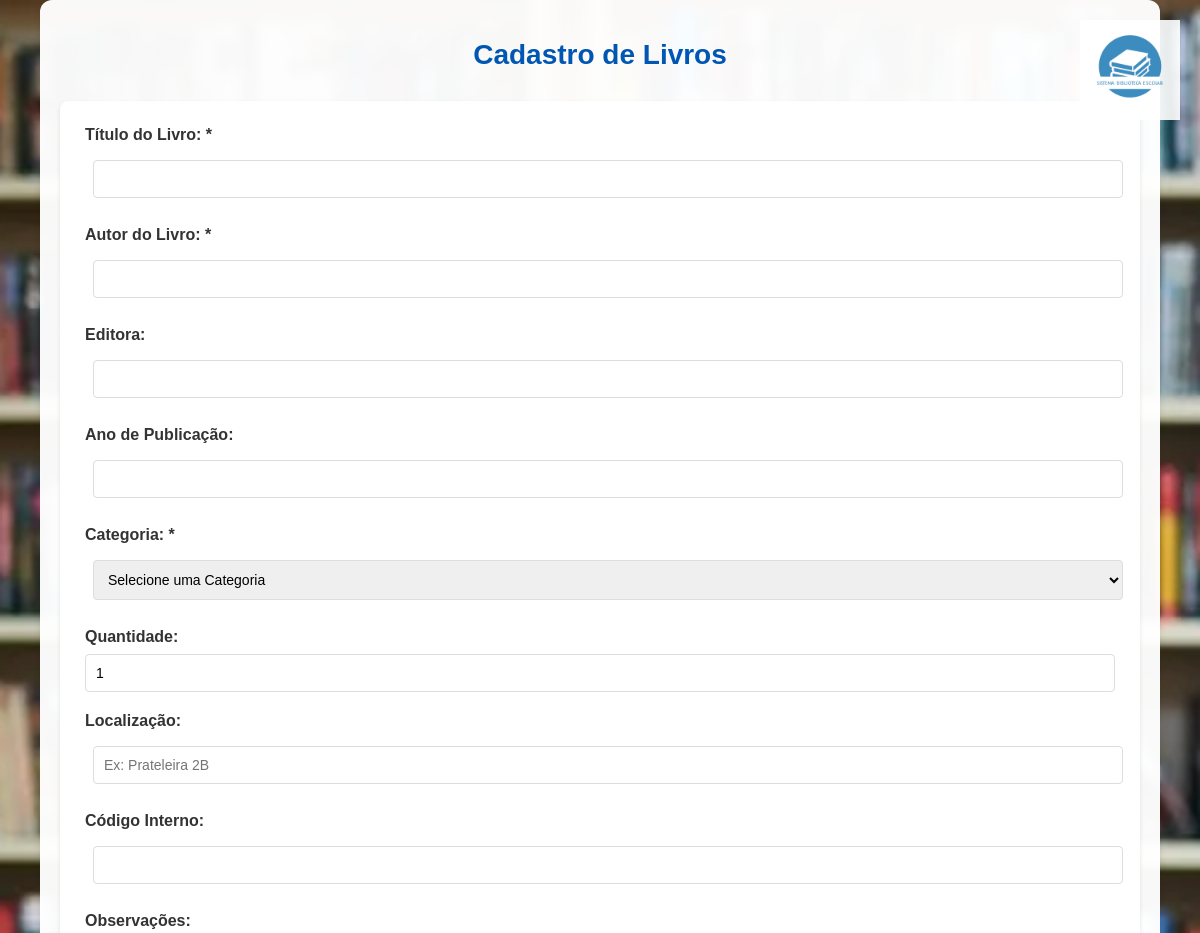
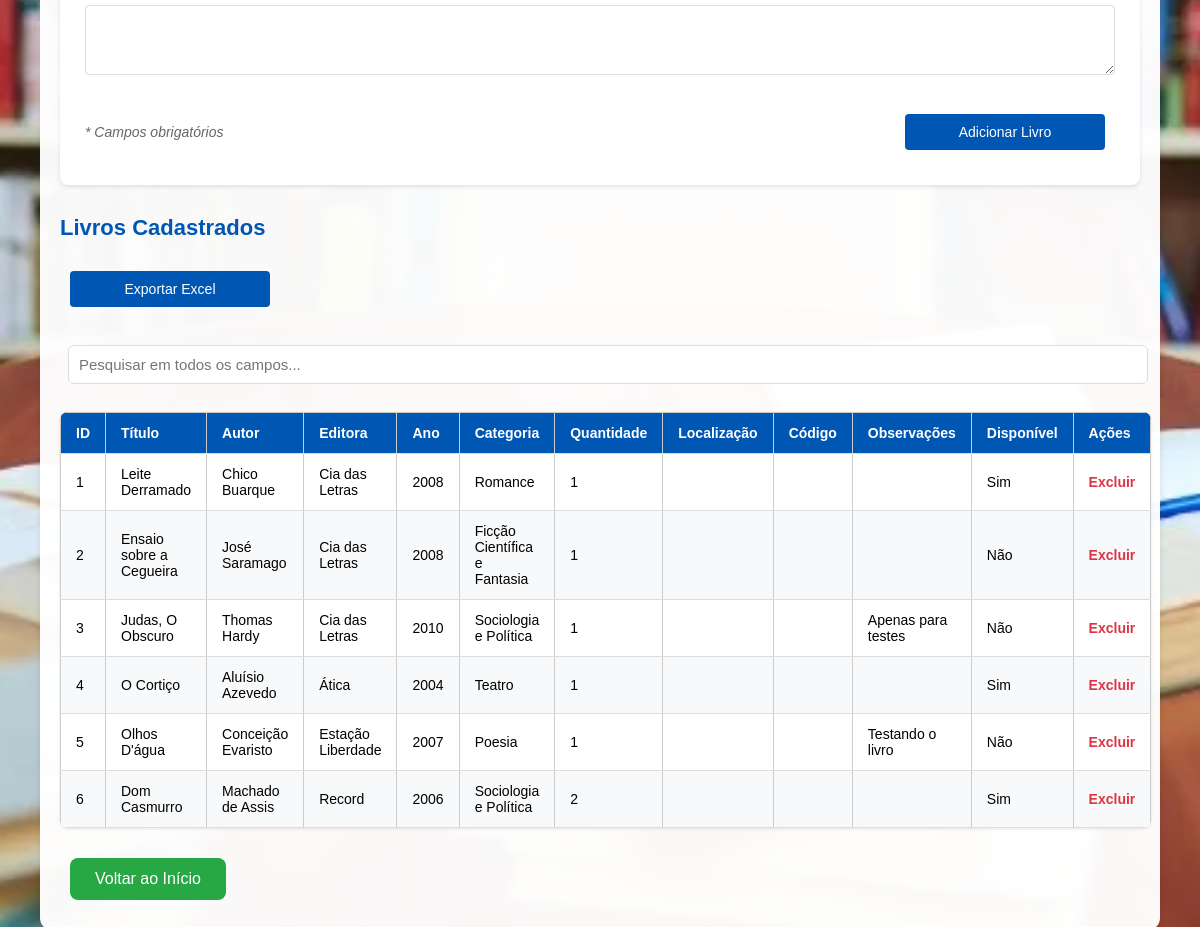
Screenshot of /livros (signed in) with the database file from the repository (2 pictures, top to bottom).
### tables this page shows
CREATE TABLE livros (
    id INTEGER PRIMARY KEY AUTOINCREMENT,
    titulo TEXT NOT NULL,
    autor TEXT NOT NULL,
    editora TEXT,
    ano TEXT,
    categoria TEXT,
    quantidade INTEGER DEFAULT 0,
    localizacao TEXT,
    codigo_interno TEXT,
    observacoes TEXT,
    disponivel INTEGER DEFAULT 1,
    escola_id INTEGER NOT NULL,
    FOREIGN KEY (escola_id) REFERENCES escolas(id)
);

### app.py (the view, shortened to what this page needs)
@app.route('/livros', methods=['GET', 'POST'])
def livros():
    if 'usuario_cpf' not in session:
        return redirect(url_for('login'))
    conn = get_db_connection()
    if session.get('tipo_usuario') == 'super_admin':
        livros = conn.execute('''
            SELECT l.*, e.nome as escola_nome
            FROM livros l
            JOIN escolas e ON l.escola_id = e.id
        ''').fetchall()
    conn.close()
    return render_template('livros.html', livros=livros, usuario_cpf=session['usuario_cpf'])

### app.py (called while the page is built)
def get_db_connection():
    conn = sqlite3.connect('database.db')
    conn.row_factory = sqlite3.Row
    return conn

### templates/livros.html (shortened to what this page needs)
<!DOCTYPE html>
<html lang="pt-br">
<head>
  <link rel="stylesheet" href="{{ url_for('static', filename='style.css') }}">
</head>
<body>
  <div class="logo-container">
    <img src="{{ url_for('static', filename='logosbe.png') }}" alt="Logo Sistema Biblioteca Escolar">
  </div>
  <div class="container">
    <h1>Cadastro de Livros</h1>
    <div class="form-container">
      <form method="POST" id="formLivro">
        <div class="form-group">
          <label for="titulo">Título do Livro: *</label>
          <input type="text" id="titulo" name="titulo" required>
        </div>
        <div class="form-group">
          <label for="autor">Autor do Livro: *</label>
          <input type="text" id="autor" name="autor" required>
        </div>
        <div class="form-group">
          <label for="editora">Editora:</label>
          <input type="text" id="editora" name="editora">
        </div>
        <div class="form-group">
          <label for="ano">Ano de Publicação:</label>
          <input type="text" id="ano" name="ano">
        </div>
        <div class="form-group">
          <label for="categoria">Categoria: *</label>
          <select id="categoria" name="categoria" required>
            <option value="">Selecione uma Categoria</option>
          </select>
        </div>
        <div class="form-group">
          <label for="quantidade">Quantidade:</label>
          <input type="number" id="quantidade" name="quantidade" min="0" value="1">
        </div>
        <div class="form-group">
          <label for="localizacao">Localização:</label>
          <input type="text" id="localizacao" name="localizacao" placeholder="Ex: Prateleira 2B">
        </div>
        <div class="form-group">
          <label for="codigo_interno">Código Interno:</label>
          <input type="text" id="codigo_interno" name="codigo_interno">
        </div>
        <div class="form-group">
          <label for="observacoes">Observações:</label>
          <textarea id="observacoes" name="observacoes" rows="3"></textarea>
        </div>
        <div class="form-footer">
          <small class="required-info">* Campos obrigatórios</small>
          <button type="submit" class="main-button">Adicionar Livro</button>
        </div>
      </form>
    </div>
    <h2>Livros Cadastrados</h2>
    <div class="export-buttons">
      <a href="{{ url_for('exportar_livros_excel') }}">
        <button class="main-button">Exportar Excel</button>
      </a>
    </div>
    <input type="text" id="searchLivro" placeholder="Pesquisar em todos os campos..." class="search-bar" onkeyup="filtrarLivros()">
    {% if livros %}
    <table>
      <thead>
        <tr>
          <th>ID</th>
          <th>Título</th>
          <th>Autor</th>
          <th>Editora</th>
          <th>Ano</th>
          <th>Categoria</th>
          <th>Quantidade</th>
          <th>Localização</th>
          <th>Código</th>
          <th>Observações</th>
          <th>Disponível</th>
          <th>Ações</th>
        </tr>
      </thead>
      <tbody>
        {% for livro in livros %}
        <tr>
          <td>{{ livro.id }}</td>
          <td>{{ livro.titulo }}</td>
          <td>{{ livro.autor }}</td>
          <td>{{ livro.editora }}</td>
          <td>{{ livro.ano }}</td>
          <td>{{ livro.categoria }}</td>
          <td>{{ livro.quantidade }}</td>
          <td>{{ livro.localizacao }}</td>
          <td>{{ livro.codigo_interno }}</td>
          <td>{{ livro.observacoes }}</td>
          <td>{{ 'Sim' if livro.disponivel else 'Não' }}</td>
          <td>
            <a href="{{ url_for('excluir_livro', id=livro.id) }}" class="delete-button" onclick="return confirm('Tem certeza que deseja excluir este livro?')">Excluir</a>
          </td>
        </tr>
        {% endfor %}
      </tbody>
    </table>
    {% else %}
    <p class="empty-message">Nenhum livro cadastrado ainda.</p>
    {% endif %}
    <div class="back-container">
      <a href="{{ url_for('index') }}" class="back-button">Voltar ao Início</a>
    </div>
  </div>
</body>
</html>

### static/style.css (style rules this page uses)
body { margin: 0; padding: 0; min-height: 100vh; font-family: Arial, sans-serif; background: url('../static/livro.png.png') no-repeat center center fixed; background-size: cover; display: flex; flex-direction: column; align-items: center; }
.container { background-color: rgba(255, 255, 255, 0.97); padding: 40px; border-radius: 12px; box-shadow: 0 4px 6px rgba(0, 0, 0, 0.1); width: 90%; max-width: 1000px; margin: 40px auto; position: relative; padding-top: 20px; }
.main-button { display: inline-block; padding: 10px 20px; background-color: #004aad; color: white; text-decoration: none; border-radius: 4px; transition: background-color 0.2s; border: none; cursor: pointer; }
.back-button { display: inline-block; padding: 8px 16px; background-color: #28a745; color: white; text-decoration: none; border-radius: 4px; transition: background-color 0.2s; margin-top: 20px; }
table { width: 100%; border-collapse: collapse; margin: 20px 0; background-color: white; }
th, td { padding: 12px; text-align: left; border-bottom: 1px solid #ddd; }
th { background-color: #004aad; color: white; }
tr:nth-child(even) { background-color: #f8f9fa; }
input[type="text"], input[type="password"], input[type="date"] { padding: 8px; border: 1px solid #ddd; border-radius: 4px; width: 100%; box-sizing: border-box; margin-bottom: 10px; }
label { display: block; margin-bottom: 5px; color: #333; }
h1 { font-size: 2rem; margin-bottom: 20px; color: #004aad; }
h2 { font-size: 1.5rem; margin: 30px 0 20px; color: #003580; }
input[type="text"], input[type="date"], select { padding: 10px; margin: 8px; width: 250px; border-radius: 6px; border: 1px solid #ccc; font-size: 15px; }
button, .register-button { padding: 10px 18px; margin: 8px; font-size: 15px; border: none; border-radius: 6px; background-color: #004aad; color: white; cursor: pointer; }
.main-button { padding: 12px 25px; margin: 10px; font-size: 16px; background-color: #004aad; color: white; border: none; border-radius: 8px; cursor: pointer; transition: background 0.3s; }
.back-button { padding: 12px 25px; margin: 10px auto; font-size: 16px; background-color: #28a745; color: white; border: none; border-radius: 8px; cursor: pointer; display: inline-block; text-decoration: none; }
table { width: 100%; border-collapse: collapse; margin-top: 20px; }
th, td { padding: 12px 8px; text-align: center; border: 1px solid #ccc; font-size: 14px; }
th { background-color: #003580; color: white; }
.search-bar { margin-top: 10px; padding: 8px; width: 280px; border-radius: 6px; border: 1px solid #ccc; font-size: 15px; }
a.main-button, a.back-button { display: inline-block; padding: 12px 25px; margin: 10px; font-size: 16px; background-color: #004aad; color: white; border: none; border-radius: 8px; cursor: pointer; text-decoration: none; text-align: center; transition: background 0.3s; }
a.back-button { background-color: #28a745; }
.main-button { padding: 12px 25px; font-size: 16px; background-color: #004aad; color: white; border: none; border-radius: 8px; cursor: pointer; text-decoration: none; transition: background-color 0.3s; min-width: 200px; text-align: center; }
.back-button { padding: 10px 20px; font-size: 16px; background-color: #28a745; color: white; border: none; border-radius: 8px; cursor: pointer; text-decoration: none; transition: background-color 0.3s; display: inline-block; }
table { width: 100%; border-collapse: collapse; margin: 20px 0; background-color: white; border-radius: 8px; overflow: hidden; }
th, td { padding: 12px 15px; text-align: left; border-bottom: 1px solid #ddd; }
th { background-color: #004aad; color: white; font-weight: 500; }
input[type="text"], input[type="password"], input[type="date"], select { width: 100%; padding: 10px; border: 1px solid #ddd; border-radius: 6px; font-size: 15px; box-sizing: border-box; }
h1 { color: #004aad; margin-bottom: 30px; text-align: center; font-size: 28px; }
h2 { color: #003580; margin: 25px 0 15px; font-size: 22px; }
.logo-container { position: fixed; top: 20px; right: 20px; z-index: 1000; }
.logo-container img { width: 100px; height: auto; opacity: 0.9; }

### rows the page displays
livros: id "1", titulo "Leite Derramado", autor "Chico Buarque", editora "Cia das Letras", ano "2008", categoria "Romance", quantidade "1", disponivel "Sim"
livros: id "2", titulo "Ensaio sobre a Cegueira", autor "José Saramago", editora "Cia das Letras", ano "2008", categoria "Ficção Científica e Fantasia", quantidade "1", disponivel "Não"
livros: id "3", titulo "Judas, O Obscuro", autor "Thomas Hardy", editora "Cia das Letras", ano "2010", categoria "Sociologia e Política", quantidade "1", observacoes "Apenas para testes", disponivel "Não"
livros: id "4", titulo "O Cortiço", autor "Aluísio Azevedo", editora "Ática", ano "2004", categoria "Teatro", quantidade "1", disponivel "Sim"
livros: id "5", titulo "Olhos D'água", autor "Conceição Evaristo", editora "Estação Liberdade", ano "2007", categoria "Poesia", quantidade "1", observacoes "Testando o livro", disponivel "Não"
livros: id "6", titulo "Dom Casmurro", autor "Machado de Assis", editora "Record", ano "2006", categoria "Sociologia e Política", quantidade "2", disponivel "Sim"
